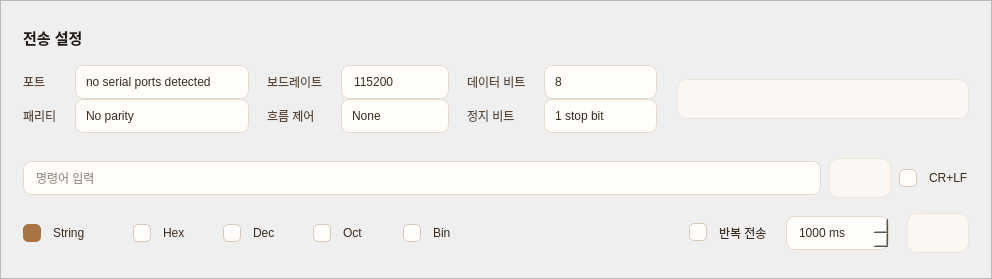
       <widget class="QFrame" name="send_panel">
        <property name="geometry">
         <rect>
          <x>0</x>
          <y>0</y>
          <width>992</width>
          <height>279</height>
         </rect>
        </property>
        <property name="minimumSize">
         <size>
          <width>720</width>
          <height>279</height>
         </size>
        </property>
        <property name="styleSheet">
         <string notr="true">QFrame#send_panel {
    background: #fffdf9;
    border: 1px solid #eee5da;
    border-radius: 18px;
}
QLabel#panel_title {
    color: #241b14;
    font-weight: 700;
    font-size: 11pt;
    min-height: 26px;
    max-height: 26px;
}
QLabel {
    color: #5b4736;
    min-height: 20px;
}
QPushButton {
    min-height: 30px;
    padding: 4px 14px;
    background: #fffaf2;
    border: 1px solid #decbb7;
    border-radius: 10px;
    color: #6d4728;
    font-weight: 600;
}
QPushButton:hover { background: #f4e9dc; border-color: #c69b69; }
QPushButton:pressed { background: #eadbcb; }
QPushButton:disabled { color: #b8a58f; background: #fbf8f3; border-color: #eee5da; }
QComboBox, QLineEdit, QSpinBox {
    min-height: 32px;
    max-height: 32px;
    background: #fffefa;
    border: 1px solid #e6d9cc;
    border-radius: 8px;
    color: #3a2b1f;
    padding: 0 10px;
}
QComboBox:focus, QLineEdit:focus, QSpinBox:focus {
    border-color: #b98552;
    background: #ffffff;
}
QComboBox::drop-down {
    border: none;
    width: 24px;
}
QCheckBox {
    color: #3a2b1f;
    spacing: 12px;
}
QCheckBox::indicator {
    width: 16px;
    height: 16px;
    border: 1px solid #d8c8b8;
    background: #fffefa;
}
QCheckBox::indicator {
    border-radius: 5px;
}
QCheckBox::indicator:checked {
    background: #a87443;
    border-color: #a87443;
}</string>
        </property>
        <property name="frameShape">
         <enum>QFrame::StyledPanel</enum>
        </property>
        <layout class="QVBoxLayout" name="send_panel_layout">
         <property name="spacing">
          <number>0</number>
         </property>
         <property name="leftMargin">
          <number>22</number>
         </property>
         <property name="topMargin">
          <number>8</number>
         </property>
         <property name="rightMargin">
          <number>22</number>
         </property>
         <property name="bottomMargin">
          <number>10</number>
         </property>
         <item>
          <widget class="QLabel" name="panel_title">
           <property name="minimumSize">
            <size>
             <width>0</width>
             <height>26</height>
            </size>
           </property>
           <property name="maximumSize">
            <size>
             <width>16777215</width>
             <height>26</height>
            </size>
           </property>
           <property name="text">
            <string>전송 설정</string>
           </property>
           <property name="alignment">
            <set>Qt::AlignLeading|Qt::AlignLeft|Qt::AlignVCenter</set>
           </property>
          </widget>
         </item>
         <item>
          <layout class="QHBoxLayout" name="settings_row_layout">
           <property name="spacing">
            <number>20</number>
           </property>
           <item>
            <layout class="QGridLayout" name="settings_layout">
             <property name="horizontalSpacing">
              <number>18</number>
             </property>
             <property name="verticalSpacing">
              <number>0</number>
             </property>
             <item row="0" column="0">
              <widget class="QLabel" name="port_label">
               <property name="text">
                <string>포트</string>
               </property>
              </widget>
             </item>
             <item row="0" column="1">
              <widget class="QComboBox" name="port_combo">
               <item>
                <property name="text">
                 <string>no serial ports detected</string>
                </property>
               </item>
              </widget>
             </item>
             <item row="0" column="2">
              <widget class="QLabel" name="baudrate_label">
               <property name="text">
                <string>보드레이트</string>
               </property>
              </widget>
             </item>
             <item row="0" column="3">
              <widget class="QComboBox" name="baudrate_combo">
               <property name="editable">
                <bool>true</bool>
               </property>
               <property name="currentIndex">
                <number>4</number>
               </property>
               <item>
                <property name="text">
                 <string>9600</string>
                </property>
               </item>
               <item>
                <property name="text">
                 <string>19200</string>
                </property>
               </item>
               <item>
                <property name="text">
                 <string>38400</string>
                </property>
               </item>
               <item>
                <property name="text">
                 <string>57600</string>
                </property>
               </item>
               <item>
                <property name="text">
                 <string>115200</string>
                </property>
               </item>
              </widget>
             </item>
             <item row="0" column="4">
              <widget class="QLabel" name="databits_label">
               <property name="text">
                <string>데이터 비트</string>
               </property>
              </widget>
             </item>
             <item row="0" column="5">
              <widget class="QComboBox" name="databits_combo">
               <property name="currentIndex">
                <number>3</number>
               </property>
               <item>
                <property name="text">
                 <string>5</string>
                </property>
               </item>
               <item>
                <property name="text">
                 <string>6</string>
                </property>
               </item>
               <item>
                <property name="text">
                 <string>7</string>
                </property>
               </item>
               <item>
                <property name="text">
                 <string>8</string>
                </property>
               </item>
              </widget>
             </item>
             <item row="1" column="0">
              <widget class="QLabel" name="parity_label">
               <property name="text">
                <string>패리티</string>
               </property>
              </widget>
             </item>
             <item row="1" column="1">
              <widget class="QComboBox" name="parity_combo">
               <item>
                <property name="text">
                 <string>No parity</string>
                </property>
               </item>
               <item>
                <property name="text">
                 <string>Odd</string>
                </property>
               </item>
               <item>
                <property name="text">
                 <string>Even</string>
                </property>
               </item>
               <item>
                <property name="text">
                 <string>Mark</string>
                </property>
               </item>
               <item>
                <property name="text">
                 <string>Space</string>
                </property>
               </item>
              </widget>
             </item>
             <item row="1" column="2">
              <widget class="QLabel" name="flow_control_label">
               <property name="text">
                <string>흐름 제어</string>
               </property>
              </widget>
             </item>
             <item row="1" column="3">
              <widget class="QComboBox" name="flow_control_combo">
               <item>
                <property name="text">
                 <string>None</string>
                </property>
               </item>
               <item>
                <property name="text">
                 <string>RTS/CTS</string>
                </property>
               </item>
               <item>
                <property name="text">
                 <string>XON/XOFF</string>
                </property>
               </item>
              </widget>
             </item>
             <item row="1" column="4">
              <widget class="QLabel" name="stopbits_label">
               <property name="text">
                <string>정지 비트</string>
               </property>
              </widget>
             </item>
             <item row="1" column="5">
              <widget class="QComboBox" name="stopbits_combo">
               <item>
                <property name="text">
                 <string>1 stop bit</string>
                </property>
               </item>
               <item>
                <property name="text">
                 <string>1.5 stop bits</string>
                </property>
               </item>
               <item>
                <property name="text">
                 <string>2 stop bits</string>
                </property>
               </item>
              </widget>
             </item>
            </layout>
           </item>
           <item>
            <widget class="QPushButton" name="open_button">
             <property name="enabled">
              <bool>false</bool>
             </property>
             <property name="toolTip">
              <string>연결 열기</string>
             </property>
             <property name="text">
              <string/>
             </property>
             <property name="icon">
              <iconset>
               <normaloff>../image/buttons/connect.png</normaloff>../image/buttons/connect.png</iconset>
             </property>
             <property name="iconSize">
              <size>
               <width>158</width>
               <height>75</height>
              </size>
             </property>
            </widget>
           </item>
          </layout>
         </item>
         <item>
         <spacer name="send_spacing_1">
          <property name="orientation">
           <enum>Qt::Vertical</enum>
          </property>
          <property name="sizeType">
           <enum>QSizePolicy::Fixed</enum>
          </property>
          <property name="sizeHint" stdset="0">
           <size>
            <width>20</width>
             <height>10</height>
           </size>
          </property>
         </spacer>
         </item>
         <item>
          <layout class="QHBoxLayout" name="command_layout">
           <property name="spacing">
            <number>8</number>
           </property>
           <item>
            <widget class="QLineEdit" name="command_input">
             <property name="placeholderText">
              <string>명령어 입력</string>
             </property>
            </widget>
           </item>
           <item>
            <widget class="QPushButton" name="send_button">
             <property name="enabled">
              <bool>false</bool>
             </property>
             <property name="toolTip">
              <string>전송</string>
             </property>
             <property name="text">
              <string/>
             </property>
             <property name="icon">
              <iconset>
               <normaloff>../image/buttons/TRANSFER.png</normaloff>../image/buttons/TRANSFER.png</iconset>
             </property>
             <property name="iconSize">
              <size>
               <width>74</width>
               <height>41</height>
              </size>
             </property>
            </widget>
           </item>
           <item>
            <widget class="QCheckBox" name="crlf_checkbox">
             <property name="text">
              <string>CR+LF</string>
             </property>
            </widget>
           </item>
          </layout>
         </item>
         <item>
          <layout class="QHBoxLayout" name="options_layout">
           <property name="spacing">
            <number>18</number>
           </property>
           <item>
            <widget class="QCheckBox" name="string_radio">
             <property name="minimumSize">
              <size>
               <width>92</width>
               <height>0</height>
              </size>
             </property>
             <property name="text">
              <string>String</string>
             </property>
             <property name="checked">
              <bool>true</bool>
             </property>
            </widget>
           </item>
           <item>
            <widget class="QCheckBox" name="hex_radio">
             <property name="minimumSize">
              <size>
               <width>72</width>
               <height>0</height>
              </size>
             </property>
             <property name="text">
              <string>Hex</string>
             </property>
            </widget>
           </item>
           <item>
            <widget class="QCheckBox" name="dec_radio">
             <property name="minimumSize">
              <size>
               <width>72</width>
               <height>0</height>
              </size>
             </property>
             <property name="text">
              <string>Dec</string>
             </property>
            </widget>
           </item>
           <item>
            <widget class="QCheckBox" name="oct_radio">
             <property name="minimumSize">
              <size>
               <width>72</width>
               <height>0</height>
              </size>
             </property>
             <property name="text">
              <string>Oct</string>
             </property>
            </widget>
           </item>
           <item>
            <widget class="QCheckBox" name="bin_radio">
             <property name="minimumSize">
              <size>
               <width>72</width>
               <height>0</height>
              </size>
             </property>
             <property name="text">
              <string>Bin</string>
             </property>
            </widget>
           </item>
           <item>
            <spacer name="options_spacer">
             <property name="orientation">
              <enum>Qt::Horizontal</enum>
             </property>
             <property name="sizeHint" stdset="0">
              <size>
               <width>40</width>
               <height>20</height>
              </size>
             </property>
            </spacer>
           </item>
           <item>
            <widget class="QCheckBox" name="loop_checkbox">
             <property name="text">
              <string>반복 전송</string>
             </property>
            </widget>
           </item>
           <item>
            <widget class="QSpinBox" name="loop_interval_spin">
             <property name="suffix">
              <string> ms</string>
             </property>
             <property name="minimum">
              <number>1</number>
             </property>
             <property name="maximum">
              <number>3600000</number>
             </property>
             <property name="value">
              <number>1000</number>
             </property>
            </widget>
           </item>
           <item>
            <widget class="QPushButton" name="start_loop_button">
             <property name="enabled">
              <bool>false</bool>
             </property>
             <property name="toolTip">
              <string>반복 전송 시작</string>
             </property>
             <property name="text">
              <string/>
             </property>
             <property name="icon">
              <iconset>
               <normaloff>../image/buttons/start_repeat.png</normaloff>../image/buttons/start_repeat.png</iconset>
             </property>
             <property name="iconSize">
              <size>
               <width>74</width>
               <height>41</height>
              </size>
             </property>
            </widget>
           </item>
          </layout>
         </item>
        </layout>
       </widget>
